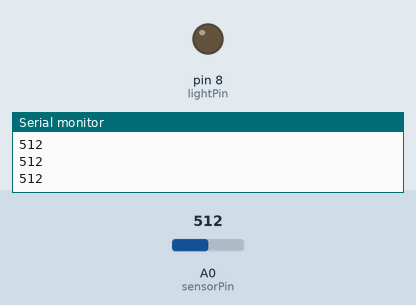
Recording of a sketch running on a simulated Arduino Uno, built with avr-gcc and run on an emulated ATmega328P. Shown: output pins drawn as LEDs (lit = HIGH), the last lines printed to the serial monitor. The inputs (shaded band) are chosen by the test bench; at power-on: A0 (sensorPin) = 512.

Above: at 1.2 s.
1.3 s: A0 (sensorPin) set to 689
2.8 s: A0 (sensorPin) set to 714
At 4.2 s:
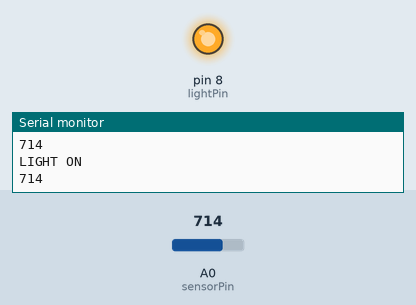
4.5 s: A0 (sensorPin) set to 690
At 5.7 s:
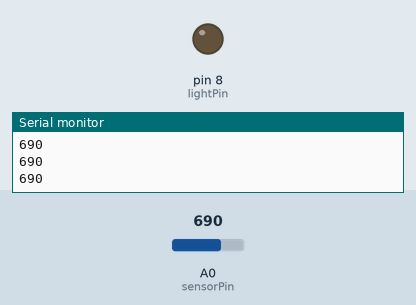
6.3 s: A0 (sensorPin) set to 710
At 7.1 s:
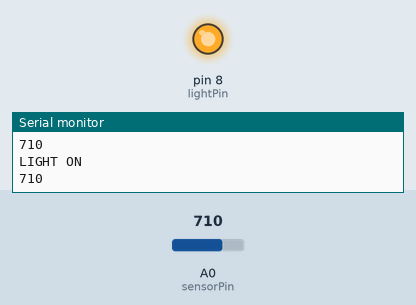
Timing chart, 0 to 9.1 s (numbered marks = the images above; inputs shaded):
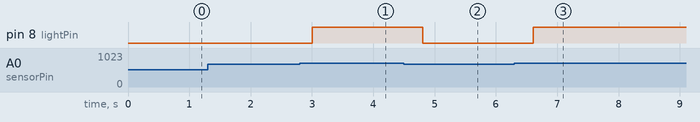

The sketch:

photoresistor.ino
```cpp
int sensorPin = A0;
const int lightPin = 8;
int value = 0;
void setup() {
 pinMode(sensorPin, INPUT);
 pinMode(lightPin, OUTPUT);
 Serial.begin(9600);
}
void loop() {
 value = analogRead(sensorPin);
 Serial.println(value);
 delay(200);
 if(value > 700){
  turnOnLight();
  //openGate();
 }
 else{
  turnOffLight();
 }

}

void turnOnLight(){
  digitalWrite(lightPin, HIGH);
  Serial.println("LIGHT ON");
}

void turnOffLight(){
  digitalWrite(lightPin, LOW);
}
```

Measured:
- the behaviour switches between 700 and 701 on A0 (sensorPin) (found by bisection; images 0 and 1)
- after the input at 2.8 s, pin 8 (lightPin): LOW → HIGH after 0.20 s
- after the input at 4.5 s, pin 8 (lightPin): HIGH → LOW after 0.31 s
- after the input at 6.3 s, pin 8 (lightPin): LOW → HIGH after 0.31 s
